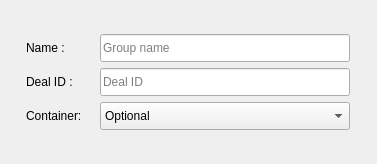
<?xml version="1.0" encoding="UTF-8"?>
<ui version="4.0">
 <class>Form</class>
 <widget class="QWidget" name="Form">
  <property name="geometry">
   <rect>
    <x>0</x>
    <y>0</y>
    <width>377</width>
    <height>164</height>
   </rect>
  </property>
  <property name="windowTitle">
   <string>Form</string>
  </property>
  <layout class="QGridLayout" name="gridLayout_2">
   <item row="0" column="0">
    <layout class="QGridLayout" name="gridLayout">
     <item row="0" column="0">
      <widget class="QLabel" name="container_label_3">
       <property name="sizePolicy">
        <sizepolicy hsizetype="Fixed" vsizetype="Fixed">
         <horstretch>0</horstretch>
         <verstretch>0</verstretch>
        </sizepolicy>
       </property>
       <property name="minimumSize">
        <size>
         <width>68</width>
         <height>28</height>
        </size>
       </property>
       <property name="maximumSize">
        <size>
         <width>68</width>
         <height>28</height>
        </size>
       </property>
       <property name="text">
        <string>Name :</string>
       </property>
      </widget>
     </item>
     <item row="0" column="1">
      <widget class="QLineEdit" name="group_name">
       <property name="sizePolicy">
        <sizepolicy hsizetype="Expanding" vsizetype="Expanding">
         <horstretch>1</horstretch>
         <verstretch>1</verstretch>
        </sizepolicy>
       </property>
       <property name="minimumSize">
        <size>
         <width>250</width>
         <height>28</height>
        </size>
       </property>
       <property name="maximumSize">
        <size>
         <width>250</width>
         <height>28</height>
        </size>
       </property>
       <property name="text">
        <string/>
       </property>
       <property name="placeholderText">
        <string>Group name</string>
       </property>
       <property name="clearButtonEnabled">
        <bool>true</bool>
       </property>
      </widget>
     </item>
     <item row="1" column="0">
      <widget class="QLabel" name="container_label_2">
       <property name="sizePolicy">
        <sizepolicy hsizetype="Fixed" vsizetype="Fixed">
         <horstretch>0</horstretch>
         <verstretch>0</verstretch>
        </sizepolicy>
       </property>
       <property name="minimumSize">
        <size>
         <width>68</width>
         <height>28</height>
        </size>
       </property>
       <property name="maximumSize">
        <size>
         <width>68</width>
         <height>28</height>
        </size>
       </property>
       <property name="text">
        <string>Deal ID :</string>
       </property>
      </widget>
     </item>
     <item row="1" column="1">
      <widget class="QLineEdit" name="deal_id">
       <property name="sizePolicy">
        <sizepolicy hsizetype="Expanding" vsizetype="Expanding">
         <horstretch>1</horstretch>
         <verstretch>1</verstretch>
        </sizepolicy>
       </property>
       <property name="minimumSize">
        <size>
         <width>250</width>
         <height>28</height>
        </size>
       </property>
       <property name="maximumSize">
        <size>
         <width>250</width>
         <height>28</height>
        </size>
       </property>
       <property name="text">
        <string/>
       </property>
       <property name="placeholderText">
        <string>Deal ID</string>
       </property>
       <property name="clearButtonEnabled">
        <bool>true</bool>
       </property>
      </widget>
     </item>
     <item row="2" column="0">
      <widget class="QLabel" name="container_label">
       <property name="sizePolicy">
        <sizepolicy hsizetype="Fixed" vsizetype="Fixed">
         <horstretch>0</horstretch>
         <verstretch>0</verstretch>
        </sizepolicy>
       </property>
       <property name="minimumSize">
        <size>
         <width>68</width>
         <height>28</height>
        </size>
       </property>
       <property name="maximumSize">
        <size>
         <width>68</width>
         <height>28</height>
        </size>
       </property>
       <property name="text">
        <string>Container:</string>
       </property>
      </widget>
     </item>
     <item row="2" column="1">
      <widget class="QComboBox" name="container_list">
       <property name="sizePolicy">
        <sizepolicy hsizetype="Fixed" vsizetype="Fixed">
         <horstretch>0</horstretch>
         <verstretch>0</verstretch>
        </sizepolicy>
       </property>
       <property name="minimumSize">
        <size>
         <width>250</width>
         <height>28</height>
        </size>
       </property>
       <property name="maximumSize">
        <size>
         <width>250</width>
         <height>28</height>
        </size>
       </property>
       <property name="currentText">
        <string>Optional</string>
       </property>
       <item>
        <property name="text">
         <string>Optional</string>
        </property>
       </item>
      </widget>
     </item>
    </layout>
   </item>
  </layout>
 </widget>
 <resources/>
 <connections/>
</ui>
